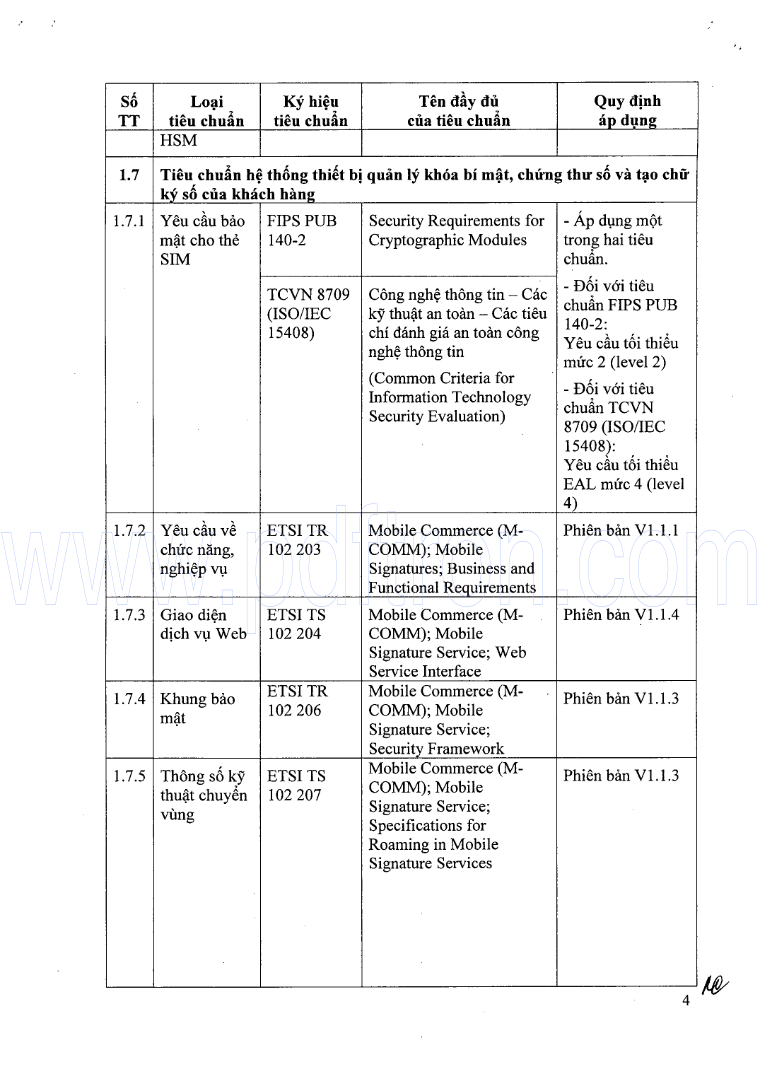
#> input picture 1_6.png, 762 x 1070 px, found by its file name
$ python newtable.py   (older library calls are emulated)
#> lines starting #> are read from the running program, lines starting #| are printed output that depends on the picture; after the words box and inside, x2 and y2 are one past the last pixel; in counts of white or black regions, pixels touching at a corner belong together
import numpy as np
import cv2
import math
import pytesseract
import pandas as pd


def pt_to_tuple(p):
    return (int(round(p[0])), int(round(p[1])))

def pt(x, y, dtype=np.float):
    """Create a point in 2D space at <x>, <y>"""
    return np.array((x, y), dtype=dtype)

def norm_angel(theta):
    pi2 = 2 * np.pi
    if theta >= pi2:
        m = math.floor(theta/pi2)
        if theta/pi2 - m > 0.99999:
            m += 1
        theta_norm = theta - m * pi2
    elif theta < 0:
        m = math.ceil(theta/pi2)
        if theta/pi2 - m < -0.99999:
            m -= 1
        theta_norm = abs(theta - m * pi2)
    else:
        theta_norm = theta
    return theta_norm

def generate_lines(lines):
    lines_hough = []
    for line in lines:
        rho, theta = line[0]
        theta_norm = norm_angel(theta)
        if abs((np.pi/2) - theta_norm) > (np.pi/4):
            line_dir = 'v'
        else:
            line_dir = 'h'
        lines_hough.append((rho, theta, theta_norm, line_dir))
    return lines_hough

def detectlines(image):
    img = cv2.cvtColor(image, cv2.COLOR_BGR2GRAY)
    edges = cv2.Canny(img, 50, 150, 3)
    lines = cv2.HoughLines(edges, 1, np.pi/180, round(0.4 * img.shape[1]))
    if lines is None:
        lines = []
    lines_hough = generate_lines(lines)
    return lines_hough

def project_lines(lines, img_w, img_h):
    if img_w <= 0:
        raise ValueError('image witdh must be > 0')
    if img_h <= 0:
        raise ValueError('image height must be > 0')

    lines_ab = []
    for i, (rho, theta) in enumerate(lines):
        # calculate intersections with canvas dimension minima/maxima
        cos_theta = np.cos(theta)
        sin_theta = np.sin(theta)

        x_miny = rho / cos_theta if cos_theta != 0 else float("inf")  # x for a minimal y (y=0)
        y_minx = rho / sin_theta if sin_theta != 0 else float("inf")  # y for a minimal x (x=0)
        x_maxy = (rho - img_w * sin_theta) / cos_theta if cos_theta != 0 else float("inf")  # x for maximal y (y=img_h)
        y_maxx = (rho - img_h * cos_theta) / sin_theta if sin_theta != 0 else float("inf")  # y for maximal x (y=img_w)

        def border_dist(v, border):
            return v if v <= 0 else v - border
        # set the possible points
        # some of them will be out of canvas
        possible_pts = [
            ([x_miny, 0], (border_dist(x_miny, img_w), 0)),
            ([0, y_minx], (border_dist(y_minx, img_h), 1)),
            ([x_maxy, img_h], (border_dist(x_maxy, img_w), 0)),
            ([img_w, y_maxx], (border_dist(y_maxx, img_h), 1)),
        ]

        # get the valid and the dismissed (out of canvas) points
        valid_pts = []
        dismissed_pts = []
        for p, dist in possible_pts:
            if 0 <= p[0] <= img_w and 0 <= p[1] <= img_h:
                valid_pts.append(p)
            else:
                dismissed_pts.append((p, dist))

        # from the dismissed points, get the needed ones that are closed to the canvas
        n_needed_pts = 2 - len(valid_pts)
        if n_needed_pts > 0:
            dismissed_pts_sorted = sorted(dismissed_pts, key=lambda x: abs(x[1][0]), reverse=True)

            for _ in range(n_needed_pts):
                p, (dist, coord_idx) = dismissed_pts_sorted.pop()
                p[coord_idx] -= dist  # correct
                valid_pts.append(p)

        p1 = pt(*valid_pts[0])
        p2 = pt(*valid_pts[1])

        lines_ab.append((p1, p2))
    return lines_ab

def ab_lines(lines_hough, w, h):
    projected = project_lines([l[:2] for l in lines_hough], w, h)
    return [(p1, p2, line_dir) for (p1, p2), (_, _, _, line_dir) in zip(projected, lines_hough)]

def draw_line(img, lines, w, h):
    img_line = img.copy()
    lines_ab = ab_lines(lines, w, h)
    for i, (p1, p2, line_dir) in enumerate(lines_ab):
        line_color = (0, 0, 255) if line_dir == 'h' else (0, 255, 0)
        cv2.line(img_line, pt_to_tuple(p1), pt_to_tuple(p2), line_color, 2)
    return img_line

def find_clusters_1d(vals, dist_thresh):

    if type(vals) is not np.ndarray:
        raise TypeError("vals must be a NumPy array")

    if dist_thresh < 0:
        raise ValueError("dist_thresh must be positive")

    clusters = []

    if len(vals) > 0:
        pos_indices_sorted = np.argsort(vals)      # indices of sorted values
        gaps = np.diff(vals[pos_indices_sorted])   # calculate distance between sorted values

        cur_clust = [pos_indices_sorted[0]]  # initialize with first index

        if len(vals) > 1:
            for idx, gap in zip(pos_indices_sorted[1:], gaps):
                if gap >= dist_thresh:           # create new cluster
                    clusters.append(np.array(cur_clust))
                    cur_clust = []
                cur_clust.append(idx)

        clusters.append(np.array(cur_clust))

    assert len(vals) == sum(map(len, clusters))

    return clusters

def zip_clusters_and_values(clusters, values):
    """
    Combine cluster indices in <clusters> (as returned from find_clusters_1d_break_dist) with the respective values
    in <values>.
    Return list of tuples, each tuple representing a cluster and containing two NumPy arrays:
    1. cluster indices into <values>, 2. values of this cluster
    """
    if type(values) is not np.ndarray:
        raise TypeError("values must be a NumPy array")

    clusters_w_vals = []
    for c_ind in clusters:
        c_vals = values[c_ind]
        clusters_w_vals.append((c_ind, c_vals))

    return clusters_w_vals

def find_clusters(lines, direction, method, w, h, **kwargs):
    if not lines:
        raise ValueError("no lines")
    if direction not in ('v', 'h'):
        raise ValueError('invalid direction')
    lines_in_dir = [l for l in lines if l[3]==direction]

    if len(lines_in_dir)==0:
        return []

    lines_ab = ab_lines(lines_in_dir, w, h)

    coord_idx = 0 if direction == 'v' else 1
    positions = np.array([(l[0][coord_idx] + l[1][coord_idx]) / 2 for l in lines_ab])
    clusters = method(positions, **kwargs)
    if type(clusters) != list:
        raise ValueError("'method' returned invalid clusters (must be list)")

    if len(clusters) > 0 and type(clusters[0]) != np.ndarray:
        raise ValueError("'method' returned invalid cluster elements (must be list of numpy.ndarray objects)")

    clusters_w_vals = zip_clusters_and_values(clusters, positions)
    return clusters_w_vals

def draw_line_clusters(img, direction, clusters_w_vals):
    img_draw = img.copy()

    if direction not in ('h', 'v'):
        raise ValueError("invalid value for 'direction': '%s'" % direction)

    n_colors = len(clusters_w_vals)
    color_incr = max(1, round(255 / n_colors))

    for i, (_, vals) in enumerate(clusters_w_vals):
        i += 2
        line_color = (
            (color_incr * i) % 256,
            (color_incr * i * i) % 256,
            (color_incr * i * i * i) % 256,
        )
        draw_line_in_dir(img_draw, direction, vals, line_color)
    return img_draw

def draw_line_in_dir(img, direction, line_positions, line_color, line_width = 2):

    if direction not in ('h', 'v'):
        raise ValueError("invalid value for 'direction': '%s'" % direction)

    h, w = img.shape[:2]

    for pos in line_positions:
        pos = int(round(pos))

        if direction == 'h':
            p1 = (0, pos)
            p2 = (w, pos)
        else:
            p1 = (pos, 0)
            p2 = (pos, h)

        cv2.line(img, p1, p2, line_color, line_width)

def calc_cluster_centers_1d(clusters_w_vals, method=np.median):
    """
    Calculate the cluster centers (for 1D clusters) using <method>.
    <clusters_w_vals> must be a sequence of tuples t where t[1] contains the values (as returned from
    zip_clusters_and_values).
    """
    return [method(vals) for _, vals in clusters_w_vals]

def process_img(img):
    resize = cv2.resize(img, None, fx=1.5, fy=1.5, interpolation=cv2.INTER_LINEAR)
    gray = cv2.cvtColor(resize, cv2.COLOR_BGR2GRAY)
    thresh = cv2.threshold(gray, 0, 255, cv2.THRESH_BINARY + cv2.THRESH_OTSU)[1]
    return thresh


def get_cols(img, page_col_pos):
    imgg = img.copy()
    cols = []
    for i in range(len(page_col_pos)):
        if i == 0:
            img_col =imgg[0:imgg.shape[0], 0:int(page_col_pos[i])]
        else:
            img_col =imgg[0:imgg.shape[0], int(page_col_pos[i-1]):int(page_col_pos[i])]
        cols.append(img_col)
    return cols

def get_rows(img, page_row_pos):
    imgg = img.copy()
    rows = []
    for i in range(len(page_row_pos)):
        if i == 0:
            img_row = imgg[0:int(page_row_pos[i]), 0:img.shape[1]]
        else:
            img_row = imgg[int(page_row_pos[i-1]):int(page_row_pos[i]), 0:imgg.shape[1]]
        rows.append(img_row)
    return rows


img_path = r'..\testpy\1_6.png'
image = cv2.imread(img_path)
#> image is the input picture: shape (1070, 762, 3); mean B, G, R 242.5, 242.3, 242.3
print(" read image!!")

lines = detectlines(image)
#> in detectlines, `edges = cv2.Canny(img, 50, 150, 3)`:
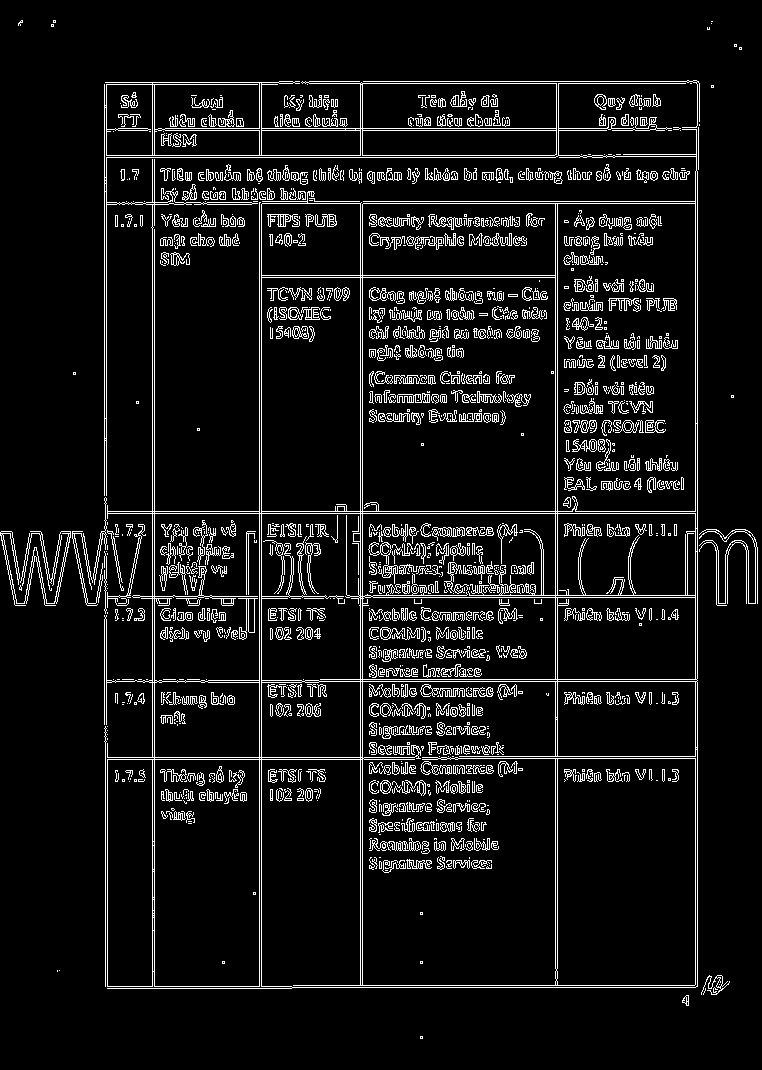
#> edges: shape (1070, 762); 8% white in thin lines or dots
#> in detectlines, `lines = cv2.HoughLines(edges, 1, np.pi/180, round(0.4 * img.shape[1]))`: lines = 30 rows, first 8: [152, 0], [154, 0], [259, 0], [261, 0], [360, 0], [362, 0], [697, 0], [695, 0]
#> the loop in generate_lines, `for line in lines:` made 30 passes
#> (rho, theta, theta_norm, line_dir) on passes 1 to 12: (152, 0, 0, 'v'), (154, 0, 0, 'v'), (259, 0, 0, 'v'), (261, 0, 0, 'v'), (360, 0, 0, 'v'), (362, 0, 0, 'v'), (697, 0, 0, 'v'), (695, 0, 0, 'v'), (555, 0, 0, 'v'), (557, 0, 0, 'v'), (513, 1.57, 1.57, 'h'), (511, 1.57, 1.57, 'h')
#> after the loop in generate_lines, `for line in lines:`: lines_hough = 30 items, first 6: (152, 0, 0, 'v'), (154, 0, 0, 'v'), (259, 0, 0, 'v'), (261, 0, 0, 'v'), (360, 0, 0, 'v'), (362, 0, 0, 'v')
#> lines has the same summary as lines_hough in generate_lines
print(len(lines))
#| 30

h, w = image.shape[:2]
#> h = 1070; w = 762

img_line = draw_line(image, lines, w, h)
#> the loop in project_lines, `for i, (rho, theta) in enumerate(lines):` made 30 passes
#> (rho, theta, cos_theta, sin_theta, x_miny, y_minx, x_maxy, y_maxx) on passes 11, 12, 15, 16, 17, 18, 19, 20, 21, 22, 23, 24: (513, 1.57, -4.37e-08, 1, -1.17e+10, 513, 5.7e+09, 513), (511, 1.57, -4.37e-08, 1, -1.17e+10, 511, 5.74e+09, 511), (128, 1.57, -4.37e-08, 1, -2.93e+09, 128, 1.45e+10, 128), (130, 1.57, -4.37e-08, 1, -2.97e+09, 130, 1.45e+10, 130), (157, 1.57, -4.37e-08, 1, -3.59e+09, 157, 1.38e+10, 157), (155, 1.57, -4.37e-08, 1, -3.55e+09, 155, 1.39e+10, 155), (203, 1.57, -4.37e-08, 1, -4.64e+09, 203, 1.28e+10, 203), (681, 1.57, -4.37e-08, 1, -1.56e+10, 681, 1.85e+09, 681), (201, 1.57, -4.37e-08, 1, -4.6e+09, 201, 1.28e+10, 201), (679, 1.57, -4.37e-08, 1, -1.55e+10, 679, 1.9e+09, 679), (985, 1.57, -4.37e-08, 1, -2.25e+10, 985, -5.1e+09, 985), (987, 1.57, -4.37e-08, 1, -2.26e+10, 987, -5.15e+09, 987)
#> (rho, theta, cos_theta, sin_theta, x_miny, y_minx, x_maxy, y_maxx) on passes 1 to 6: (152, 0, 1, 0, 152, inf, 152, inf), (154, 0, 1, 0, 154, inf, 154, inf), (259, 0, 1, 0, 259, inf, 259, inf), (261, 0, 1, 0, 261, inf, 261, inf), (360, 0, 1, 0, 360, inf, 360, inf), (362, 0, 1, 0, 362, inf, 362, inf)
#> after the loop in project_lines, `for i, (rho, theta) in enumerate(lines):`: lines_ab = 30 items, first 6: ([152, 0], [152, 1070]), ([154, 0], [154, 1070]), ([259, 0], [259, 1070]), ([261, 0], [261, 1070]), ([360, 0], [360, 1070]), ([362, 0], [362, 1070])
#> in ab_lines, `projected = project_lines([l[:2] for l in lines_hough], w, h)`: projected has the same summary as lines_ab in project_lines
#> in draw_line, `lines_ab = ab_lines(lines, w, h)`: lines_ab = 30 items, first 6: ([152, 0], [152, 1070], 'v'), ([154, 0], [154, 1070], 'v'), ([259, 0], [259, 1070], 'v'), ([261, 0], [261, 1070], 'v'), ([360, 0], [360, 1070], 'v'), ([362, 0], [362, 1070], 'v')
#> the loop in draw_line, `for i, (p1, p2, line_dir) in enumerate(lines_ab):` made 30 passes
#> (p1, p2, line_dir, line_color) on passes 1 to 12: ([152, 0], [152, 1070], 'v', (0, 255, 0)), ([154, 0], [154, 1070], 'v', (0, 255, 0)), ([259, 0], [259, 1070], 'v', (0, 255, 0)), ([261, 0], [261, 1070], 'v', (0, 255, 0)), ([360, 0], [360, 1070], 'v', (0, 255, 0)), ([362, 0], [362, 1070], 'v', (0, 255, 0)), ([697, 0], [697, 1070], 'v', (0, 255, 0)), ([695, 0], [695, 1070], 'v', (0, 255, 0)), ([555, 0], [555, 1070], 'v', (0, 255, 0)), ([557, 0], [557, 1070], 'v', (0, 255, 0)), ([0, 513], [762, 513], 'h', (0, 0, 255)), ([0, 511], [762, 511], 'h', (0, 0, 255))
#> after the loop in draw_line, `for i, (p1, p2, line_dir) in enumerate(lines_ab):`:
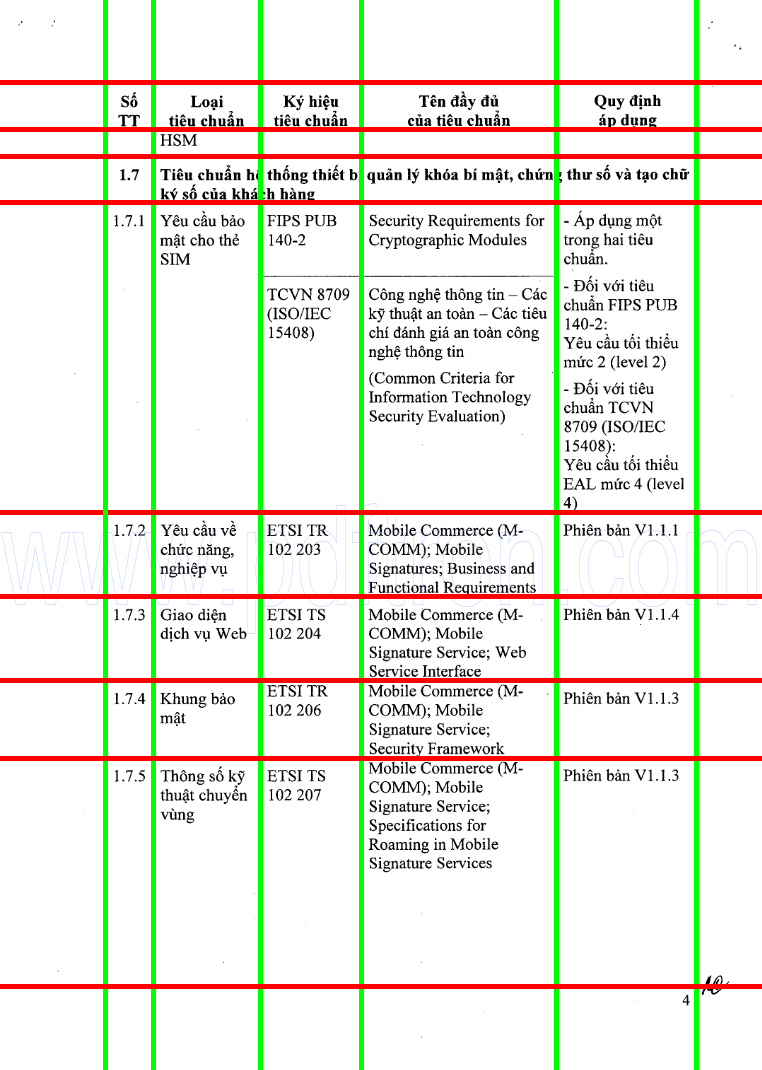
#> img_line: shape (1070, 762, 3); 7.98% of pixels changed, all inside (x1, y1, x2, y2) = (0, 0, 762, 1070)

# print(img_line)
# cv2.imshow("v", img_line)
# cv2.waitKey(0)

vertical_clusters = find_clusters(lines, 'v', find_clusters_1d, w, h, dist_thresh=30)
#> in find_clusters, `lines_in_dir = [l for l in lines if l[3]==direction]`: lines_in_dir = [(152, 0, 0, 'v'), (154, 0, 0, 'v'), (259, 0, 0, 'v'), (261, 0, 0, 'v'), (360, 0, 0, 'v'), (362, 0, 0, 'v'), (697, 0, 0, 'v'), (695, 0, 0, 'v'), (555, 0, 0, 'v'), (557, 0, 0, 'v'), (104, 0, 0, 'v'), (106, 0, 0, 'v')]
#> the loop in project_lines (call 2), `for i, (rho, theta) in enumerate(lines):` made 12 passes
#> (rho, x_miny, x_maxy, p1, p2) on passes 1 to 12: (152, 152, 152, [152, 0], [152, 1070]), (154, 154, 154, [154, 0], [154, 1070]), (259, 259, 259, [259, 0], [259, 1070]), (261, 261, 261, [261, 0], [261, 1070]), (360, 360, 360, [360, 0], [360, 1070]), (362, 362, 362, [362, 0], [362, 1070]), (697, 697, 697, [697, 0], [697, 1070]), (695, 695, 695, [695, 0], [695, 1070]), (555, 555, 555, [555, 0], [555, 1070]), (557, 557, 557, [557, 0], [557, 1070]), (104, 104, 104, [104, 0], [104, 1070]), (106, 106, 106, [106, 0], [106, 1070])
#> in find_clusters, `lines_ab = ab_lines(lines_in_dir, w, h)`: lines_ab = 12 items, first 6: ([152, 0], [152, 1070], 'v'), ([154, 0], [154, 1070], 'v'), ([259, 0], [259, 1070], 'v'), ([261, 0], [261, 1070], 'v'), ([360, 0], [360, 1070], 'v'), ([362, 0], [362, 1070], 'v')
#> in find_clusters, `positions = np.array([(l[0][coord_idx] + l[1][coord_idx]) / 2 for l in..`: positions = [152, 154, 259, 261, 360, 362, 697, 695, 555, 557, 104, 106]
#> in find_clusters_1d, `pos_indices_sorted = np.argsort(vals)`: pos_indices_sorted = [10, 11, 0, 1, 2, 3, 4, 5, 8, 9, 7, 6]
#> in find_clusters_1d, `gaps = np.diff(vals[pos_indices_sorted])`: gaps = [2, 46, 2, 105, 2, 99, 2, 193, 2, 138, 2]
#> in find_clusters_1d, `cur_clust = [pos_indices_sorted[0]]`: cur_clust = [10]
#> the loop in find_clusters_1d, `for idx, gap in zip(pos_indices_sorted[1:], gaps):` made 11 passes
#> (idx, gap) on passes 1 to 11: (11, 2), (0, 46), (1, 2), (2, 105), (3, 2), (4, 99), (5, 2), (8, 193), (9, 2), (7, 138), (6, 2)
#> after the loop in find_clusters_1d, `for idx, gap in zip(pos_indices_sorted[1:], gaps):`: clusters = [[10, 11], [0, 1], [2, 3], [4, 5], [8, 9]]
#> in find_clusters, `clusters = method(positions, **kwargs)`: clusters = [[10, 11], [0, 1], [2, 3], [4, 5], [8, 9], [7, 6]]
#> the loop in zip_clusters_and_values, `for c_ind in clusters:` made 6 passes
#> (c_ind, c_vals) on passes 1 to 6: ([10, 11], [104, 106]), ([0, 1], [152, 154]), ([2, 3], [259, 261]), ([4, 5], [360, 362]), ([8, 9], [555, 557]), ([7, 6], [695, 697])
#> after the loop in zip_clusters_and_values, `for c_ind in clusters:`: clusters_w_vals = [([10, 11], [104, 106]), ([0, 1], [152, 154]), ([2, 3], [259, 261]), ([4, 5], [360, 362]), ([8, 9], [555, 557]), ([7, 6], [695, 697])]
#> vertical_clusters has the same summary as clusters_w_vals in zip_clusters_and_values
horizontal_clusters = find_clusters(lines, 'h', find_clusters_1d, w, h, dist_thresh=30)
#> the loop in find_clusters_1d (call 2), `for idx, gap in zip(pos_indices_sorted[1:], gaps):` made 17 passes
#> (idx, gap) on passes 1, 2, 3, 4, 6, 8, 9, 10, 11, 12, 13, 14: (12, 2), (2, 45), (3, 2), (5, 25), (8, 44), (1, 308), (0, 2), (15, 82), (14, 2), (9, 82), (7, 2), (17, 76)
#> gap on passes 5, 7: 2, 2
#> the loop in zip_clusters_and_values (call 2), `for c_ind in clusters:` made 8 passes
#> c_ind on passes 1 to 8: [13, 12], [2, 3, 5, 4], [8, 6], [1, 0], [15, 14], [9, 7], [17, 16], [10, 11]
print("vertical cluster", len(vertical_clusters))
#| vertical cluster 6
mg_clus = draw_line_clusters(image, 'h', horizontal_clusters)
#> the loop in draw_line_clusters, `for i, (_, vals) in enumerate(clusters_w_vals):` made 8 passes
#> vals on passes 1 to 8: [81, 83], [128, 130, 155, 157], [201, 203], [511, 513], [595, 597], [679, 681], [757, 759], [985, 987]
#> after the loop in draw_line_clusters, `for i, (_, vals) in enumerate(clusters_w_vals):`:
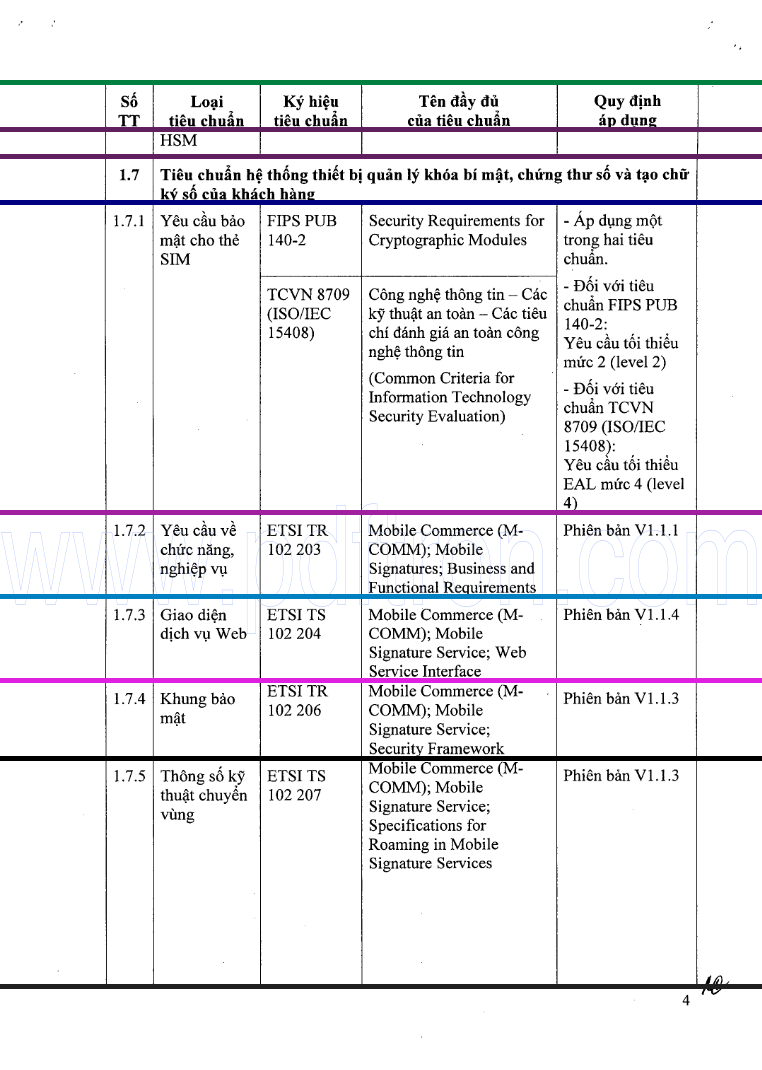
#> img_draw: shape (1070, 762, 3); 4.2% of pixels changed, all inside (x1, y1, x2, y2) = (0, 80, 762, 989)
# mg_clus = draw_line_clusters(image, 'v', vertical_clusters)
# print(mg_clus)
cv2.imshow("c", mg_clus)
# cv2.resizeWindow("c", 600,600)
cv2.waitKey(0)


# [8 lines of commented-out code are left out]

a = detectlines(image)
#> the loop in generate_lines (call 2), `for line in lines:` made 30 passes
#> line on passes 1 to 12: [[152, 0]], [[154, 0]], [[259, 0]], [[261, 0]], [[360, 0]], [[362, 0]], [[697, 0]], [[695, 0]], [[555, 0]], [[557, 0]], [[513, 1.57]], [[511, 1.57]]
print(a)
#> (printed output is left out)
